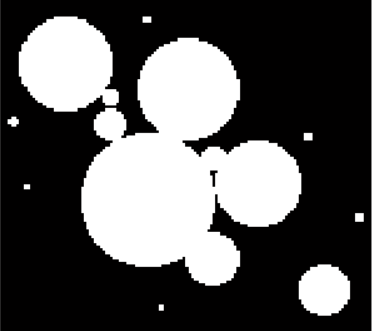
//> input picture opencv/opencv作业/图片进行腐蚀、膨胀/1.png, 372 x 331 px
$ ./main   (built with g++ and OpenCV 4)
//> lines starting //> are read from the running program, lines starting //| are printed output that depends on the picture
#include <opencv2/opencv.hpp>
#include <opencv2/highgui/highgui.hpp>
int main(){
    cv::Mat src=cv::imread("/home/yiyezhiqiu/桌面/homewor/opencv/图片进行腐蚀、膨胀/1.png");
//> src is the input picture: 331 rows x 372 cols, CV_8UC3; mean B, G, R 86, 86, 86.7
    cv::Mat dst;
    cv::Mat kernel =cv::getStructuringElement(cv::MORPH_ELLIPSE,cv::Size(3, 3), cv::Point(-1, -1));
    cv::imshow("原图",src);
    //膨胀
    cv::dilate(src,dst,kernel);
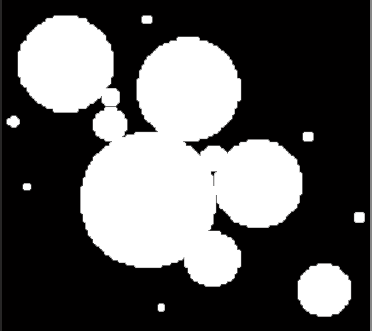
//> dst: 331 rows x 372 cols, CV_8UC3; mean B, G, R 90.5, 90.5, 91.2
    cv::imshow("膨胀",dst);


    //腐蚀
    cv::erode(src,dst,kernel);
    cv::imshow("腐蚀",dst);

    //开运算
    cv::morphologyEx(src,dst,cv::MORPH_OPEN, kernel);
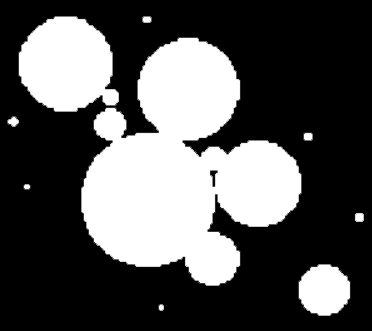
//> dst: 331 rows x 372 cols, CV_8UC3; mean B, G, R 85.1, 85.1, 85.7
    cv::imshow("开运算",dst);


    //闭运算
    cv::morphologyEx(src,dst,cv::MORPH_ELLIPSE, kernel);
    cv::imshow("闭运算",dst);
    cv::waitKey(0);
    return 0;
}
